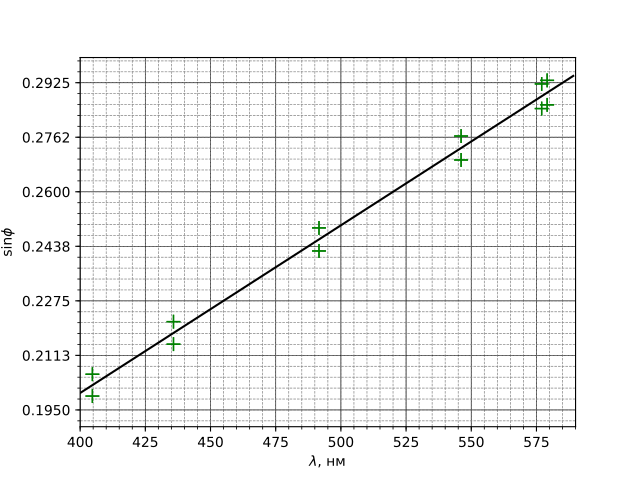

Reproduce this figure in Python.
import pandas as pd
import matplotlib.pyplot as plt
from matplotlib.ticker import MultipleLocator
import numpy as np

data = pd.read_csv("table9.csv")

x = data["lambda"].values
y = data["sin"].apply(lambda v: abs(v)).values
yerr = data["sinerr"].values

plt.errorbar(x, y, xerr=0, yerr=yerr, ls="--", color="g", fmt=None, capsize=5)
a = np.arange(min(x)-10, max(x)+10, 0.01)
p = np.poly1d(np.polyfit(x, y, 1))
print('Уравнение', np.poly1d(np.polyfit(x, y, 1)))
plt.plot(a, p(a), color='k')
plt.xlim(400, 590)
plt.ylim(0.19, 0.3)

xminorLocator = MultipleLocator(5)
yminorLocator = MultipleLocator(0.00325)
xmajorLocator = MultipleLocator(25)
ymajorLocator = MultipleLocator(0.01625)
ax = plt.subplot()
ax.xaxis.set_minor_locator(xminorLocator)
ax.yaxis.set_minor_locator(yminorLocator)
ax.xaxis.set_major_locator(xmajorLocator)
ax.yaxis.set_major_locator(ymajorLocator)
plt.grid(which='major', ls='-', lw=0.5, c='k')
plt.grid(which='minor', ls='--', lw=0.5, c='grey')
plt.xlabel(u"$\lambda$, нм")
plt.ylabel(u"$\sin{\phi}$")
plt.show()
